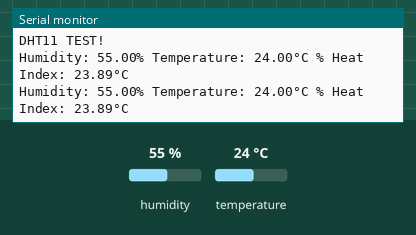
Bench run of a sketch on a simulated ESP32. On the bench: the last lines printed to the serial monitor. The inputs (shaded band) are chosen by the test bench; at power-on: humidity 55 %, temperature 24 °C.

Above: at 4.8 s.
4.9 s: humidity set to 22 %
At 6.5 s:
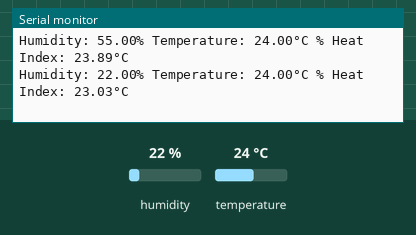
7.9 s: temperature set to 12 °C
At 8.9 s:
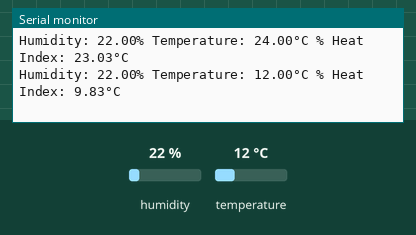
10.9 s: humidity set to 40 %
At 12.5 s:
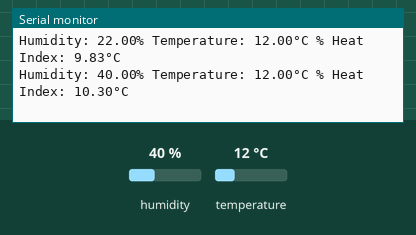
Timing chart, 0 to 14.0 s (numbered marks = the images above; inputs shaded):
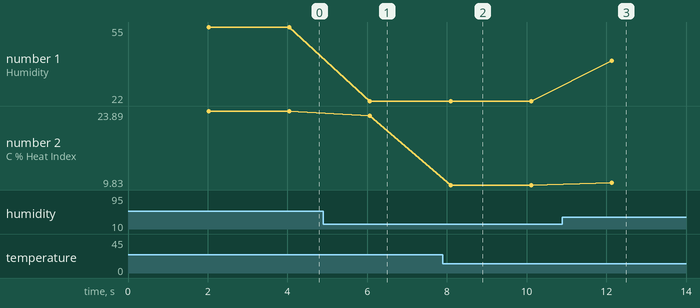

The sketch:

DHT11-ESP32.ino
```cpp
#include "DHT.h"

#define DHTPIN 4

#define DHTTYPE DHT11

DHT dht(DHTPIN, DHTTYPE);

void setup() {
  Serial.begin(115200);
  Serial.println(F("DHT11 TEST!"));

  dht.begin();

}

void loop() {
  // put your main code here, to run repeatedly:
  delay(2000);

  float h = dht.readHumidity();

  //Read temperature as celsius (the default)

  float t = dht.readTemperature();

  if (isnan(h) || isnan(t)){
    Serial.println(F("Failed to read from HT Sensor!"));
    return;
  }

  // Compute heat index in Celsius
  float hic = dht.computeHeatIndex(t,h, false);

  Serial.print(F("Humidity: "));
  Serial.print(h);
  Serial.print(F("% Temperature: "));
  Serial.print(t);
  Serial.print(F("°C "));
  Serial.print(F("% Heat Index: "));
  Serial.print(hic);
  Serial.println(F("°C "));
}
```

Measured:
- after the input at 4.9 s, the serial monitor: prints a new line after 1.2 s (image 1)
- after the input at 7.9 s, the serial monitor: prints a new line after 0.19 s (image 2)
- after the input at 10.9 s, the serial monitor: prints a new line after 1.2 s (image 3)
- plotted number 1: 55 → 22 after the input at 4.9 s, 22 → 40 after the input at 10.9 s
- plotted number 2: 23.89 → 23.03 after the input at 4.9 s, 23.03 → 9.83 after the input at 7.9 s, 9.83 → 10.3 after the input at 10.9 s
